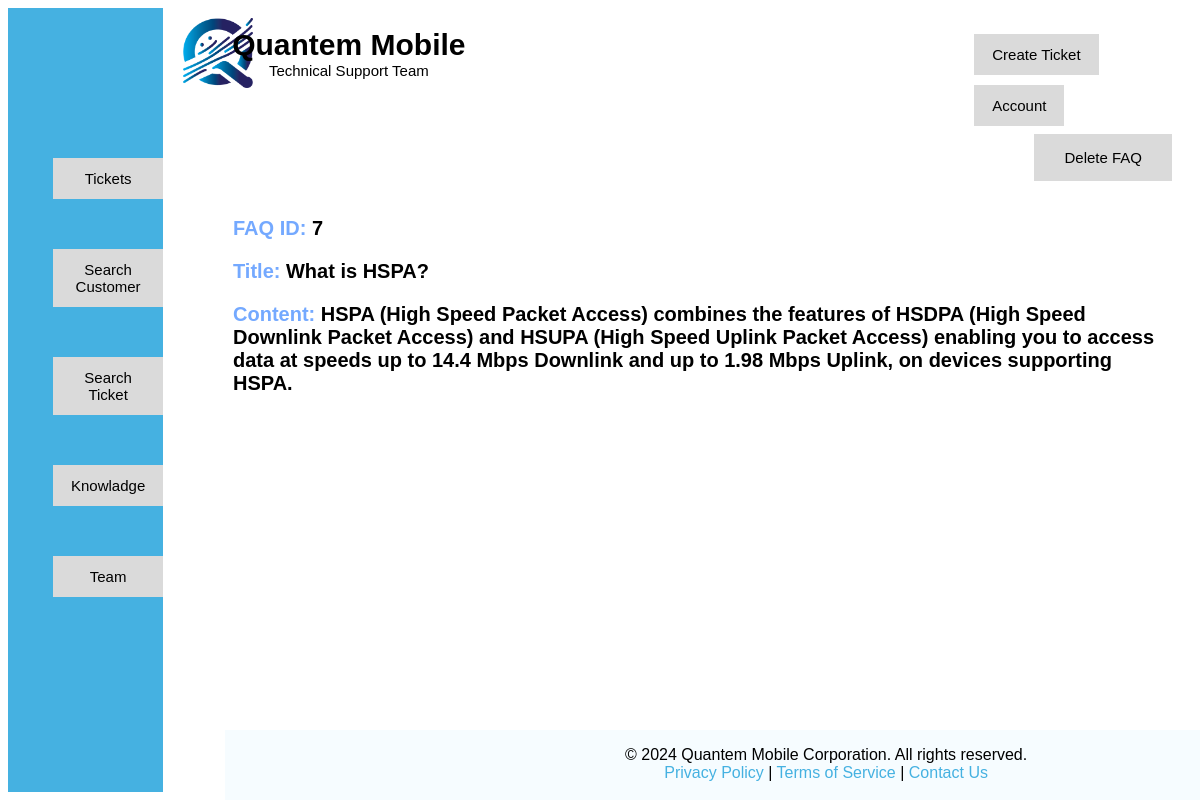
The page /html/viewfaq.php?faqId=7 (signed in) on the database its author committed.
### tables this page shows
CREATE TABLE IF NOT EXISTS `faq` (
  `faqId` int(4) NOT NULL AUTO_INCREMENT,
  `title` text NOT NULL,
  `content` text NOT NULL,
  `adminid` int(5) DEFAULT NULL,
  `type` varchar(10) NOT NULL,
  PRIMARY KEY (`faqId`),
  KEY `adminid` (`adminid`)
);

### html/viewfaq.php (the view, shortened to what this page needs)
<?php
include '../php/connection.php';
$adminId = $_SESSION['adminId'];
$checkAdminQuery = "SELECT * FROM admin WHERE adminId = ?";
$checkAdminStmt = $pdo->prepare($checkAdminQuery);
$checkAdminStmt->execute([$adminId]);
$admin = $checkAdminStmt->fetch(PDO::FETCH_ASSOC);
?>
<html>
<head>
    <link rel="stylesheet" href="../css/adminstyle.css">
</head>
<body style="font-family: Arial, Helvetica, sans-serif;">
    <div class="container">
        <div id="navdiv" style="height: 900;">
            <ul id="ulid">
                <a href="../admin.php"><li>Tickets</li></a>
                <a style="text-decoration: none;color: black;" href="searchcustomer.php"><li>Search<br>Customer</li></a>
                <a style="text-decoration: none;color: black;" href="searchticket.php"><li>Search<br>Ticket</li></a>
                <a href="knowledge.php"><li>Knowladge</li></a>
                <a href="team.php"><li>Team</li></a>
            </ul>
        </div>
            <div>
                <img src="../icons/logo.png" alt="logo" style="width:70px;height:70px;margin-top:10px;margin-left:20px">
            </div>
            <div style="width:400px;margin-top:20px;margin-left:-60px">
                    <font style="font-size: 30px;font-weight: bold;"><a href="dashboard.php">Quantem Mobile</a></font><br>
                    <font style="font-size: 15px;">Technical Support Team</font>
            </div>
            <div style="margin-left: 350px;">
                <ul id="topnav">
                    <a href="tickets.php"><li>Create Ticket</li></a>
                    <a href="adminaccount.php"><li>Account</li></a>
                </ul>
            </div>
    </div>
    <div class="frame6" style="margin:10px">
    <ul id="actionnav2">
        <?php
        if(isset($_GET['faqId'])) {
            $faqId = $_GET['faqId'];
            if($admin['category'] === 'Web Admin'):
        ?>
                <a href="../php/deletefaq.php?faqId=<?php echo $faqId; ?>"><li style="margin-top:00px">Delete FAQ</li></a>
        <?php
            endif;
        }
        ?>
    </ul>
</div>
    <?php
if(isset($_GET['faqId'])) {
    $faqId = $_GET['faqId'];
    $queryFAQ = "SELECT * FROM faq WHERE faqId = ?";
    $stmtFAQ = $pdo->prepare($queryFAQ);
    $stmtFAQ->execute([$faqId]);
    $faq = $stmtFAQ->fetch(PDO::FETCH_ASSOC);
    if ($faq) {
        echo "<div class='frame1' style='margin-top:20px'>";
        echo "<font style='font-weight:bold;font-size:20px;'><font style='color:#74a9ff'>FAQ ID:</font> " . $faq['faqId'] . "</font></div>";
        echo "<div class='frame1' style='margin-top:20px'>";
        echo "<font style='font-weight:bold;font-size:20px;'><font style='color:#74a9ff'>Title:</font> " . $faq['title'] . "</font></div>";
        echo "<div class='frame1' style='margin-top:20px'>";
        echo "<font style='font-weight:bold;font-size:20px;'><font style='color:#74a9ff'>Content:</font> " . $faq['content'] . "</font></div>";
    } else {
        echo "<div class='frame1'>";
        echo "<p>No FAQ found with the specified ID.</p>";
        echo "</div>";
    }
}
            ?>
    <div>
        <footer style="position:fixed">
            <p style="text-align: center;margin-left: 400px;">© 2024 Quantem Mobile Corporation. All rights reserved.<br>
            <a href="privacy_policy.php">  Privacy Policy </a>| <a href="term_and_conditions.php">Terms of Service</a> |<a href=""> Contact Us </a></p>
        </footer>
    </div>
</body>
</html>

### css/adminstyle.css (style rules this page uses)
#ulid { list-style-type: none; float: left; margin-top: 100; }
#ulid li { margin-left: 5px; margin-right: 0; margin-top: 50px; margin-bottom: 0; padding: 12px 18px; text-align: center; background: #dadada; color: rgb(0, 0, 0); font-size: 15px; transition-duration: 0.4s; }
#navdiv { background: #45b1e1; width: 200px; height: 100vh; }
.container { display: flex; flex-direction: row; text-align: center; width: 100%; height: 100px; }
#topnav li { list-style-type: none; margin-left: 80px; margin-top: 10px; margin-right: 10px; margin-bottom: 0; padding: 12px 18px; text-align: center; background: #dadada; color: rgb(0, 0, 0); font-size: 15px; float: left; transition-duration: 0.4s; }
a { text-decoration: none; color: black; }
.frame1 { display: flex; flex-direction: row; margin-left: 225px; margin-right:20px }
.frame6 { display: flex; flex-direction: column; margin-right: 20px; }
#actionnav2 li { list-style-type: none; margin-left: 50px; margin-top: -55px; margin-right: 10; margin-bottom: 0; padding: 15px 30px 15px 30px; text-align: center; background: #dadada; color: rgb(0, 0, 0); font-size: 15px; float: right; transition-duration: 0.4s; }
::placeholder { text-overflow: unset; }
footer { display: flex; flex-direction: row; background-color: #f6fcff; margin-left: 215px; margin-right: 20px; margin-bottom: 0px; margin-top: 20px; height: 70px; width: 1220px; position:fixed; left: 10; bottom: 0; }
footer a { color:#45b1e1 }

### rows shown on the page
faq: faqId "7", title "What is HSPA?", content "HSPA (High Speed Packet Access) combines the features of HSDPA (High Speed Downlink Packet Access) and HSUPA (High Speed Uplink Packet Access) enabling you to access data at speeds up to 14.4 Mbps Downlink and up to 1.98 Mbps Uplink, on devices supporting HSPA."
